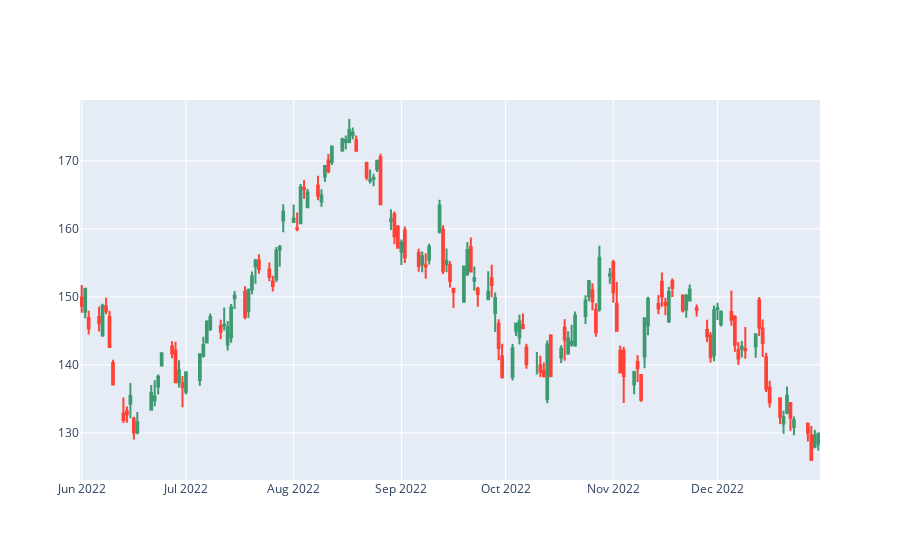

Notebook source saved alongside this figure:
### Code cell
stock.visualize_candlestick('2022-06-01','2023-01-01')

### Figure 1 — Plotly figure (JSON) as saved in the notebook; plotly's stock layout.template omitted (floating-point values rounded to 4 significant figures; data arrays with more than 128 entries replaced by an {"elided": "..."} marker saying what was removed)
{"data": [{"close": {"elided": "148 float values"}, "high": {"elided": "148 float values"}, "low": {"elided": "148 float values"}, "open": {"elided": "148 float values"}, "type": "candlestick", "x": {"elided": "148 str values"}}], "layout": {"xaxis": {"rangeslider": {"visible": false}}}}
